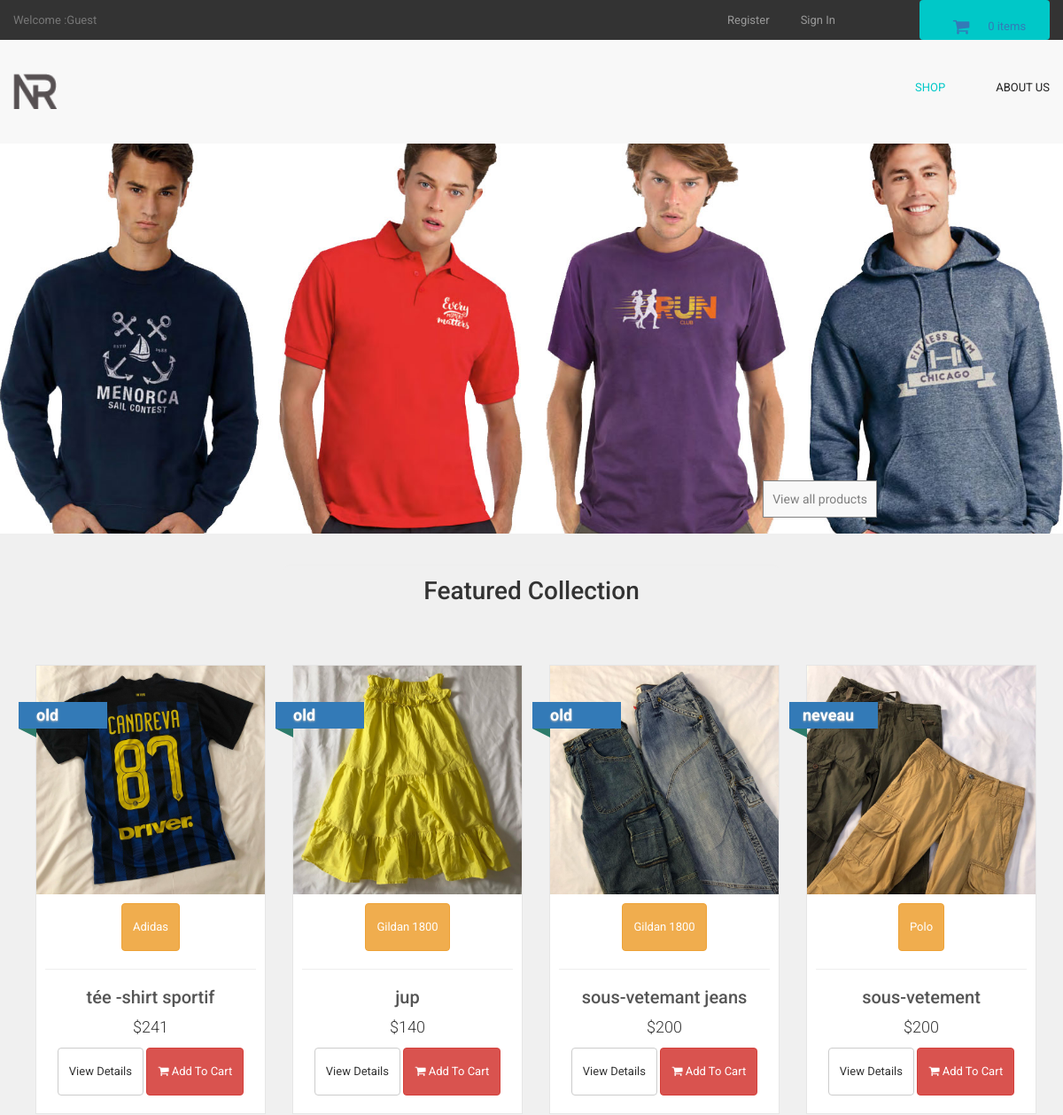
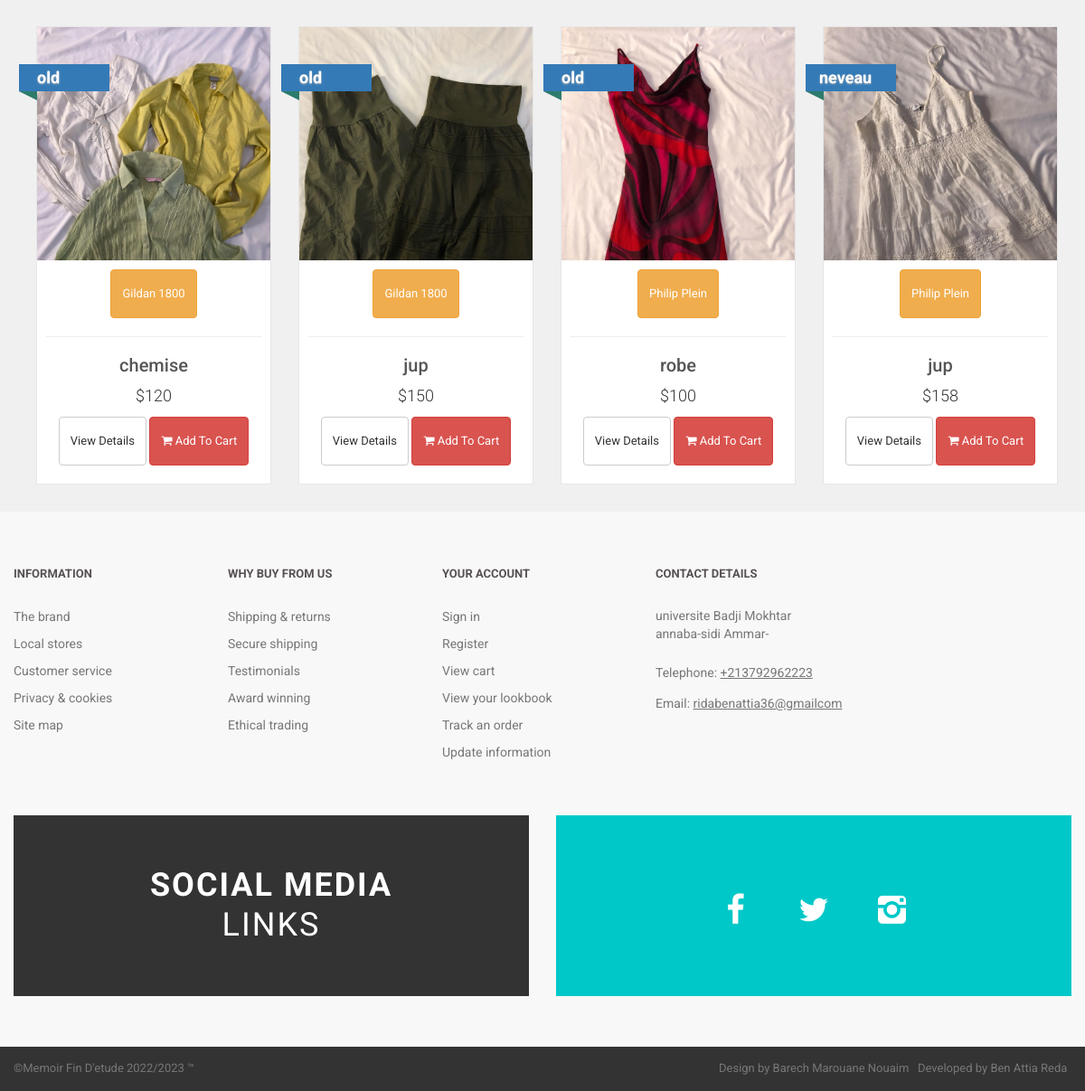
The page / on the database its author committed (2 pictures, top to bottom).
### tables this page shows
CREATE TABLE `products` (
  `product_id` int(10) NOT NULL,
  `p_cat_id` int(10) NOT NULL,
  `cat_id` int(10) NOT NULL,
  `manufacturer_id` int(10) NOT NULL,
  `date` timestamp NOT NULL DEFAULT current_timestamp() ON UPDATE current_timestamp(),
  `product_title` text NOT NULL,
  `product_url` text NOT NULL,
  `product_img1` text NOT NULL,
  `product_img2` text NOT NULL,
  `product_img3` text NOT NULL,
  `product_price` int(10) NOT NULL,
  `product_psp_price` int(100) NOT NULL,
  `product_desc` text NOT NULL,
  `product_features` text NOT NULL,
  `product_video` text NOT NULL,
  `product_keywords` text NOT NULL,
  `product_label` text NOT NULL,
  `status` varchar(255) NOT NULL
);

CREATE TABLE `manufacturers` (
  `manufacturer_id` int(10) NOT NULL,
  `manufacturer_title` text NOT NULL,
  `manufacturer_top` text NOT NULL,
  `manufacturer_image` text NOT NULL
);

### functions/functions.php (the view, shortened to what this page needs)
<?php
$db = mysqli_connect("localhost","root","","ecom_store");
function getRealUserIp(){
    switch(true){
      default : return $_SERVER['REMOTE_ADDR'];
    }
 }
function items(){
global $db;
$ip_add = getRealUserIp();
$get_items = "select * from cart where ip_add='$ip_add'";
$run_items = mysqli_query($db,$get_items);
$count_items = mysqli_num_rows($run_items);
echo $count_items;
}
function getPro(){
global $db;
$get_products = "select * from products order by 1 DESC LIMIT 0,8";
$run_products = mysqli_query($db,$get_products);
while($row_products=mysqli_fetch_array($run_products)){
$pro_title = $row_products['product_title'];
$pro_price = $row_products['product_price'];
$pro_img1 = $row_products['product_img1'];
$pro_label = $row_products['product_label'];
$manufacturer_id = $row_products['manufacturer_id'];
$get_manufacturer = "select * from manufacturers where manufacturer_id='$manufacturer_id'";
$run_manufacturer = mysqli_query($db,$get_manufacturer);
$row_manufacturer = mysqli_fetch_array($run_manufacturer);
$manufacturer_name = $row_manufacturer['manufacturer_title'];
$pro_psp_price = $row_products['product_psp_price'];
$pro_url = $row_products['product_url'];
if($pro_label == "Sale" or $pro_label == "Gift"){
$product_price = "<del> $$pro_price </del>";
$product_psp_price = "| $$pro_psp_price";
}
else{
$product_psp_price = "";
$product_price = "$$pro_price";
}
if($pro_label == ""){
}
else{
$product_label = "
<a class='label sale' href='#' style='color:black;'>
<div class='thelabel'>$pro_label</div>
<div class='label-background'> </div>
</a>
";
}
echo "
<div class='col-md-4 col-sm-6 single' >
<div class='product' >
<a href='$pro_url' >
<img src='admin_area/product_images/$pro_img1' class='img-responsive' >
</a>
<div class='text' >
<center>
<p class='btn btn-warning'> $manufacturer_name </p>
</center>
<hr>
<h3><a href='$pro_url' >$pro_title</a></h3>
<p class='price' > $product_price $product_psp_price </p>
<p class='buttons' >
<a href='$pro_url' class='btn btn-default' >View Details</a>
<a href='$pro_url' class='btn btn-danger'>
<i class='fa fa-shopping-cart'></i> Add To Cart
</a>
</p>
</div>
$product_label
</div>
</div>
";
}
}
?>

### includes/header.php (shortened to what this page needs)
<!DOCTYPE html>
<html lang="en">
<head>
  <link href="styles/bootstrap.min.css" rel="stylesheet">
  <link href="styles/backend.css" rel="stylesheet">
  <link href="styles/style.css" rel="stylesheet">
  <link href="font-awesome/css/font-awesome.min.css" rel="stylesheet">

### includes/main.php
</head>
<body>
  <header class="page-header">
    <div class="page-header__topline">
      <div class="container clearfix">
        <div class="currency">
          <a class="currency__change" href="customer/my_account.php?my_orders">
          <?php
          if(!isset($_SESSION['customer_email'])){
          echo "Welcome :Guest";
          }
          else
          {
              echo "Welcome : " . $_SESSION['customer_email'] . "";
            }
?>
          </a>
        </div>
        <div class="basket">
          <a href="cart.php" class="btn btn--basket">
            <i class="icon-basket"></i>
            <?php items(); ?> items
          </a>
        </div>
        <ul class="login">
<li class="login__item">
<?php
if(!isset($_SESSION['customer_email'])){
  echo '<a href="customer_register.php" class="login__link">Register</a>';
}
  else
  {
      echo '<a href="customer/my_account.php?my_orders" class="login__link">My Account</a>';
  }
?>
</li>
<li class="login__item">
<?php
if(!isset($_SESSION['customer_email'])){
  echo '<a href="checkout.php" class="login__link">Sign In</a>';
}
  else
  {
      echo '<a href="./logout.php" class="login__link">Logout</a>';
  }
?>
</li>
</ul>
      </div>
    </div>
    <div class="page-header__bottomline">
      <div class="container clearfix">
        <div class="logo">
          <a class="logo__link" href="index.php">
            <img class="logo__img" src="images/Asset.png" alt="Avenue fashion logotype" width="50" height="19">
          </a>
        </div>
        <nav class="main-nav">
          <ul class="categories">
            <li class="categories__item">
              <a class="categories__link categories__link--active" href="shop.php">
                Shop
              </a>
            </li>
            <li class="categories__item">
              <a class="categories__link" href="about.php">
                About us
              </a>
            </li>
          </ul>
        </nav>
      </div>
    </div>
  </header>

### index.php (shortened to what this page needs)
<?php
include("includes/header.php");
include("functions/functions.php");
include("includes/main.php");
?>
  <main>
    <div class="hero">
      <a href="shop.php" class="btn1">View all products
</a>
    </div>
    <div class="wrapper">
            <h1>Featured Collection<h1>
      </div>
    <div id="content" class="container">
    <div class="row">
    <?php
    getPro();
    ?>
    </div>
    </div>
    <footer class="page-footer">
      <div class="footer-nav">
        <div class="container clearfix">
          <div class="footer-nav__col footer-nav__col--info">
            <div class="footer-nav__heading">Information</div>
            <ul class="footer-nav__list">
              <li class="footer-nav__item">
                <a href="#" class="footer-nav__link">The brand</a>
              </li>
              <li class="footer-nav__item">
                <a href="#" class="footer-nav__link">Local stores</a>
              </li>
              <li class="footer-nav__item">
                <a href="#" class="footer-nav__link">Customer service</a>
              </li>
              <li class="footer-nav__item">
                <a href="#" class="footer-nav__link">Privacy &amp; cookies</a>
              </li>
              <li class="footer-nav__item">
                <a href="#" class="footer-nav__link">Site map</a>
              </li>
            </ul>
          </div>
          <div class="footer-nav__col footer-nav__col--whybuy">
            <div class="footer-nav__heading">Why buy from us</div>
            <ul class="footer-nav__list">
              <li class="footer-nav__item">
                <a href="#" class="footer-nav__link">Shipping &amp; returns</a>
              </li>
              <li class="footer-nav__item">
                <a href="#" class="footer-nav__link">Secure shipping</a>
              </li>
              <li class="footer-nav__item">
                <a href="#" class="footer-nav__link">Testimonials</a>
              </li>
              <li class="footer-nav__item">
                <a href="#" class="footer-nav__link">Award winning</a>
              </li>
              <li class="footer-nav__item">
                <a href="#" class="footer-nav__link">Ethical trading</a>
              </li>
            </ul>
          </div>
          <div class="footer-nav__col footer-nav__col--account">
            <div class="footer-nav__heading">Your account</div>
            <ul class="footer-nav__list">
              <li class="footer-nav__item">
                <a href="#" class="footer-nav__link">Sign in</a>
              </li>
              <li class="footer-nav__item">
                <a href="#" class="footer-nav__link">Register</a>
              </li>
              <li class="footer-nav__item">
                <a href="#" class="footer-nav__link">View cart</a>
              </li>
              <li class="footer-nav__item">
                <a href="#" class="footer-nav__link">View your lookbook</a>
              </li>
              <li class="footer-nav__item">
                <a href="#" class="footer-nav__link">Track an order</a>
              </li>
              <li class="footer-nav__item">
                <a href="#" class="footer-nav__link">Update information</a>
              </li>
            </ul>
          </div>
          <div class="footer-nav__col footer-nav__col--contacts">
            <div class="footer-nav__heading">Contact details</div>
            <address class="address">
            universite Badji Mokhtar <br>
            annaba-sidi Ammar-
          </address>
            <div class="phone">
              Telephone:
              <a class="phone__number" href="tel:0123456789">+213792962223</a>
            </div>
            <div class="email">
              Email:
              <a href="ridabenattia36@gmailcom" class="email__addr">ridabenattia36@gmailcom</a>
            </div>
          </div>
        </div>
      </div>
      <div class="banners">
        <div class="container clearfix">
          <div class="banner-award">
            <span>Social Media</span><br> Links
          </div>
          <div class="banner-social">
            <a href="https://web.facebook.com/Rida.Child.Prince" class="banner-social__link">
            <i class="icon-facebook"></i>
          </a>
            <a href="#" class="banner-social__link">
            <i class="icon-twitter"></i>
          </a>
            <a href="https://www.instagram.com/rida_benattia/" class="banner-social__link">
            <i class="icon-instagram"></i>
          </a>
          </div>
        </div>
      </div>
      <div class="page-footer__subline">
        <div class="container clearfix">
          <div class="copyright">
            &copy;Memoir Fin D'etude 2022/2023 &trade;
          </div>
          <div class="developer">
            Developed by Ben Attia Reda
          </div>
          <div class="designby">
            Design by Barech Marouane Nouaim
          </div>
        </div>
      </div>
    </footer>
</body>
</html>

### styles/style.css (style rules this page uses)
body { font-family: "Roboto", Helvetica, Arial, sans-serif; font-size: 14px; line-height: 1.42857143; color: #333333; background-color: #f0f0f0; overflow-x: hidden; }
#content { padding-left:25px; }
.single { width:290px; }
#content .product { background:#fff; border: solid 1px #e6e6e6; box-sizing: border-box; margin-bottom: 30px; }
#content .product .text p.price { font-size:18px; text-align:center; font-weight:300; }
#content .product .text .buttons { clear:both; text-align:center; }
#content .product .text h3 { text-align:center; font-size:20px; }
#content .product .text h3 a { color:rgb(85, 85, 85); }
#content .product .text { padding:10px 10px 0px; }
#content .product .text .buttons .btn { margin-bottom:10px; }
.label { text-decoration : none; position: absolute; top: 50px; padding-left:51px; z-index: 20; }
.label .thelabel { position: relative; width: 100px; padding: 6px 50px 6px 15px; margin: 40px 50px 10px -71px; color: #fff; font-size:18px; font-weight:bold; background-color: #337ab7; text-shadow: 0px 1px 2px #bbb ; }
.label .thelabel:before, .label .thelabel:after { content: ''; position: absolute; width:0; height:0; }
.label .thelabel:after { left: 0px; top: 100%; border-width : 5px 10px; border-style: solid; border-color: #2d7b6b #2d7b6b transparent transparent; }
.label.sale { top: 0; }

### rows shown on the page
products: product_img1 (picture), manufacturer.manufacturer_title "Adidas", product_title "tée -shirt sportif", product_price "$241", product_label "old"
products: product_img1 (picture), manufacturer.manufacturer_title "Gildan 1800", product_title "jup", product_price "$140", product_label "old"
products: product_img1 (picture), manufacturer.manufacturer_title "Gildan 1800", product_title "sous-vetemant jeans", product_price "$200", product_label "old"
products: product_img1 (picture), manufacturer.manufacturer_title "Polo", product_title "sous-vetement", product_price "$200", product_label "neveau"
products: product_img1 (picture), manufacturer.manufacturer_title "Gildan 1800", product_title "chemise", product_price "$120", product_label "old"
products: product_img1 (picture), manufacturer.manufacturer_title "Gildan 1800", product_title "jup", product_price "$150", product_label "old"
products: product_img1 (picture), manufacturer.manufacturer_title "Philip Plein", product_title "robe", product_price "$100", product_label "old"
products: product_img1 (picture), manufacturer.manufacturer_title "Philip Plein", product_title "jup", product_price "$158", product_label "neveau"

### other values the page prints
$count_items "0"
